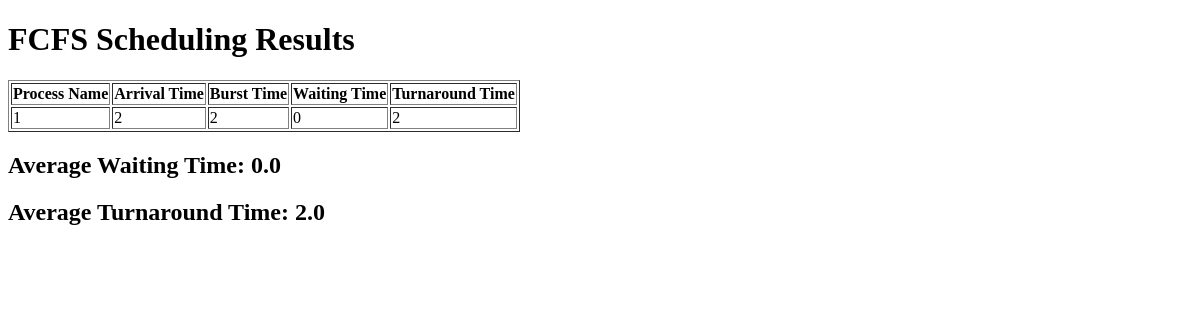
Before: /fcfs/ with the older database file.
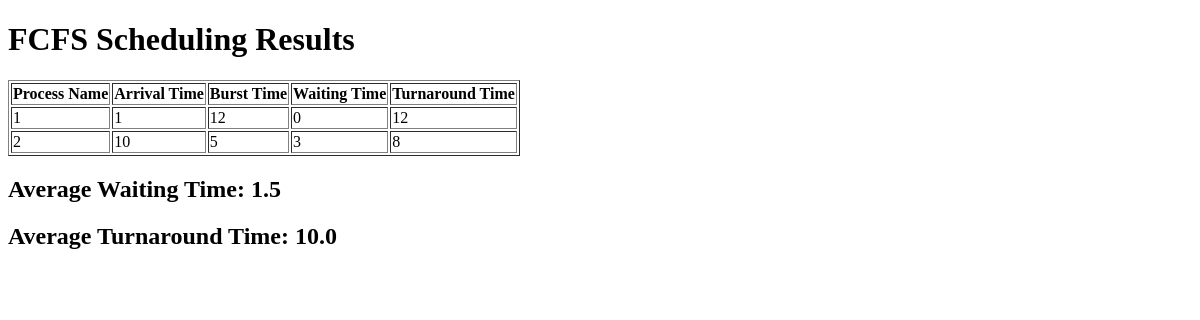
After: the same page with the newer database file.
### home/models.py (models this page shows, shortened)
class DynamicProcessModel(models.Model):
    process_name = models.PositiveSmallIntegerField()
    arrival_time = models.PositiveSmallIntegerField()
    burst_time = models.PositiveSmallIntegerField()
    priority = models.PositiveIntegerField(default=0)
    quantum = models.PositiveSmallIntegerField(default=5)

### home/views.py (the view)
# urls.py: path('fcfs/', views.Fcfsview.as_view(), name='fcfs'),
class Fcfsview(View):
    def get(self, request):
        processes = list(DynamicProcessModel.objects.all().order_by('arrival_time'))
        if processes:
            waiting_times = []
            turnaround_times = []
            current_time = 0
            total_waiting_time = 0
            total_turnaround_time = 0
            process_data = []  # این لیست به جای result استفاده می‌شه
            for process in processes:
                if current_time < process.arrival_time:
                    current_time = process.arrival_time
                waiting_time = current_time - process.arrival_time
                waiting_times.append(waiting_time)
                current_time += process.burst_time
                turnaround_time = current_time - process.arrival_time
                turnaround_times.append(turnaround_time)
                total_waiting_time += waiting_time
                total_turnaround_time += turnaround_time
                process_data.append({
                    'process_name': process.process_name,
                    'arrival_time': process.arrival_time,
                    'burst_time': process.burst_time,
                    'waiting_time': waiting_time,
                    'turnaround_time': turnaround_time,
                })
            avg_waiting_time = total_waiting_time / len(processes)
            avg_turnaround_time = total_turnaround_time / len(processes)
        else:
            avg_waiting_time = 0
            avg_turnaround_time = 0
            process_data = []
        context = {
            'process_data': process_data,  # ارسال لیست process_data به قالب
            'avg_waiting_time': avg_waiting_time,
            'avg_turnaround_time': avg_turnaround_time
        }
        return render(request, 'home/fcfs_result.html', context)

### home/templates/home/fcfs_result.html (shortened to what this page needs)
<!DOCTYPE html>
<html lang="en">
<head>
</head>
<body>
    <h1>FCFS Scheduling Results</h1>
    <table border="1">
        <tr>
            <th>Process Name</th>
            <th>Arrival Time</th>
            <th>Burst Time</th>
            <th>Waiting Time</th>
            <th>Turnaround Time</th>
        </tr>
        {% for data in process_data %}
        <tr>
            <td>{{ data.process_name }}</td>
            <td>{{ data.arrival_time }}</td>
            <td>{{ data.burst_time }}</td>
            <td>{{ data.waiting_time }}</td>
            <td>{{ data.turnaround_time }}</td>
        </tr>
        {% empty %}
        <tr>
            <td colspan="5">No processes available.</td>
        </tr>
        {% endfor %}
    </table>
    <h2>Average Waiting Time: {{ avg_waiting_time }}</h2>
    <h2>Average Turnaround Time: {{ avg_turnaround_time }}</h2>
</body>
</html>

Changed rows visible on the page:
removed DynamicProcessModel: process_name "1", arrival_time "2", burst_time "2", waiting_time "0", turnaround_time "2"
added DynamicProcessModel: process_name "1", arrival_time "1", burst_time "12", waiting_time "0", turnaround_time "12"
added DynamicProcessModel: process_name "2", arrival_time "10", burst_time "5", waiting_time "3", turnaround_time "8"
Other visible differences:
{{ avg_waiting_time }}: "0.0" → "1.5"
{{ avg_turnaround_time }}: "2.0" → "10.0"
